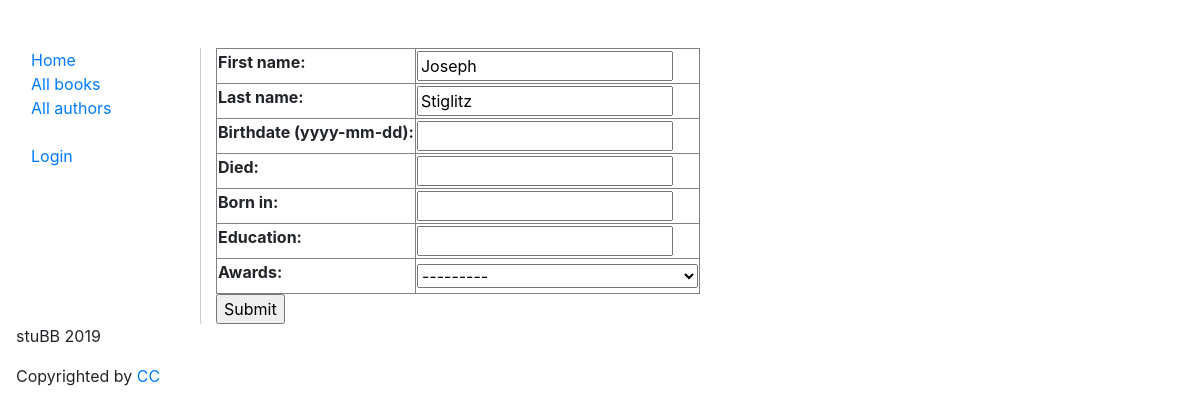
/catalog/author/1/update/, run on the app's committed database.
### catalog/models.py (models this page shows, shortened)
class Author(models.Model):
  first_name = models.CharField(max_length=100)
  last_name = models.CharField(max_length=100)
  date_of_birth = models.DateField(null=True, blank=True, verbose_name='Birthdate (yyyy-mm-dd)' )
  date_of_death = models.DateField('died', null=True, blank=True)
  born_in = models.CharField(max_length=200, null=True, blank=True)
  education = models.CharField(max_length=200, null=True, blank=True)
  COMMON_BOOK_AWARDS = (
    ('booker', 'Booker Award'),
    ('caldecott', 'Caldecott Medal'),
    ('nba', 'National Book Award'),
    ('nbcca', 'National Book Critics Circle Award'),
    ('newbery', 'Newbery Medal'),
    ('npl', 'Nobel Prize for Literature'),
    ('p/f', 'PEN/Faulkner Award'),
    ('pp', 'Pulitzer Prize'),
    ('cwp', "Commonwealth Writers' Prize"),
    ('emma', 'EMMA Awards')
  )
  awards = models.CharField(max_length=10, choices=COMMON_BOOK_AWARDS, null=True, blank=True)
  class Meta:
    ordering = ["last_name", "first_name"]

### catalog/views.py (the view)
# urls.py: path('author/<int:pk>/update/', views.AuthorUpdate.as_view(), name='author_update'),
class AuthorUpdate(UpdateView):
  model = Author
  fields = ['first_name', 'last_name', 'date_of_birth', 'date_of_death', 'born_in', 'education', 'awards']

### templates/catalog/author_form.html (shortened to what this page needs)
{% extends "catalog/base.html" %}
{% block content %}
  <form action="" method="post">
    <table border="1">
    {{ form.as_table }}
    </table>
    <input type="submit" value="Submit">
  </form>
{% endblock %}

### data on the page
Author: first_name "Joseph", last_name "Stiglitz", awards "---------"
